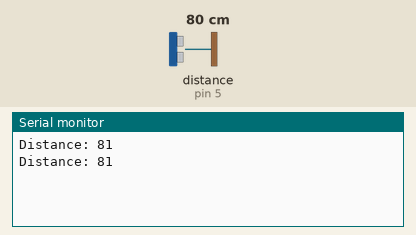
Simulated run of this sketch. Board: Arduino Uno, built with avr-gcc and run on an emulated ATmega328P. Parts: the last lines printed to the serial monitor. The inputs (shaded band) are chosen by the test bench; at power-on: distance to the obstacle (sensor on pin 5) 80 cm. The echo pulse lasts 58.3 µs per cm.

Above: at 1.8 s.
1.9 s: distance to the obstacle (sensor on pin 5) set to 2 cm
At 2.8 s:
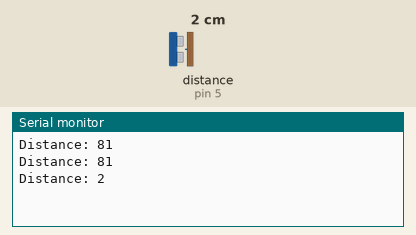
3.4 s: distance to the obstacle (sensor on pin 5) set to 4 cm
At 4.7 s:
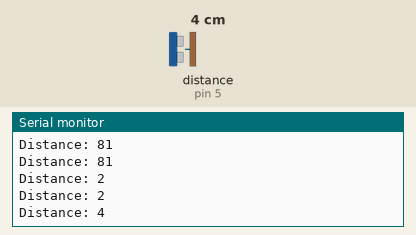
Timing chart, 0 to 6.4 s (numbered marks = the images above; inputs shaded):
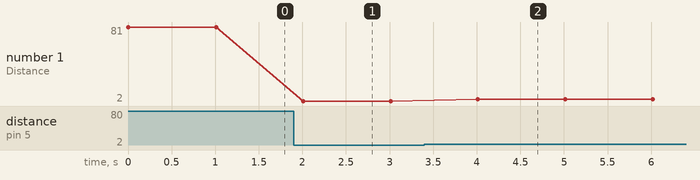

The sketch:

ultrasonic_sensor_HC-SR04_newping.ino
```cpp
/**
 * Test Ultrasonic sensor with NewPing library
 * https://bitbucket.org/teckel12/arduino-new-ping/wiki/Home
 *
 * If using this with the EVShield, and the sensor is connected to the servo header,
 * make sure the EVShield is powered by batteries!
 */

#include <NewPing.h>

#define TRIGGER_PIN  3  // Arduino pin tied to trigger pin on the ultrasonic sensor.
#define ECHO_PIN     5  // Arduino pin tied to echo pin on the ultrasonic sensor.
#define MAX_DISTANCE 300 // Maximum distance we want to ping for (in centimeters). Maximum sensor distance is rated at 400-500cm.

NewPing sonar(TRIGGER_PIN, ECHO_PIN, MAX_DISTANCE); // NewPing setup of pins and maximum distance.

void setup() {
  Serial.begin(9600); // start serial port output, check for same speed at Serial Monitor
}

void loop() {
  unsigned int distance = sonar.ping_cm(); // read distance from ultrasonic sensor
  Serial.print("Distance: ");
  Serial.println(distance);
  delay(1000); // wait one second
}
```

Measured:
- after the input at 1.9 s, the serial monitor: prints a new line after 0.11 s (image 1)
- after the input at 3.4 s, the serial monitor: prints a new line after 0.61 s (image 2)
- plotted number 1: 81 → 2 after the input at 1.9 s, 2 → 4 after the input at 3.4 s
